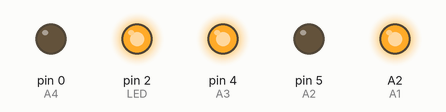
Recording of a sketch running on a simulated Arduino Uno, built with avr-gcc and run on an emulated ATmega328P. Parts: output pins drawn as LEDs (lit = HIGH).

Above: at 0.5 s.
At 3.5 s:
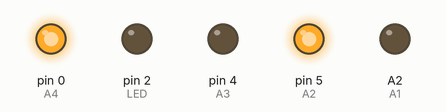
Timing chart, 0 to 4.6 s (numbered marks = the images above):
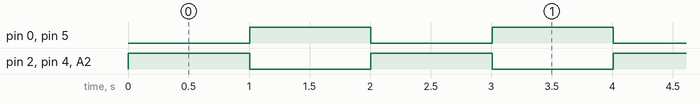

Measured:
- by itself, pin 0 (A4), pin 2 (LED), pin 4 (A3), pin 5 (A2), A2 (A1): alternates HIGH for 1.0 s and LOW for 1.0 s
- by itself, everything shown: repeats every 2.0 s, in 4 steps

The sketch:

core.ino
```cpp
// Mapeamento de Hardware

#define A1 16 // D0 do nodemcu ligado ao Pino 2 da ponte H
#define A2 5  // D1 do nodemcu ligado ao P 7 da ponte
#define A3 4  // D2 do nodemcu ligado ao P 10 da ponte
#define A4 0  // D3 do nodemcu ligado ao P 15

#define LED 2 // Led de indicação
void setup() {

  pinMode(A1, OUTPUT);
  pinMode(A2, OUTPUT);
  pinMode(A3, OUTPUT);
  pinMode(A4, OUTPUT);
  pinMode(LED,OUTPUT);

}
void loop() {
  digitalWrite(A1,0);
  digitalWrite(A2,0);
  digitalWrite(A3,0);
  digitalWrite(A4,0);
  delay(2);
  digitalWrite(A1,1);
  digitalWrite(A2,0);
  digitalWrite(A3,1);
  digitalWrite(A4,0);
  digitalWrite(LED,1);
  delay(1000);
  digitalWrite(A1,0);
  digitalWrite(A2,0);
  digitalWrite(A3,0);
  digitalWrite(A4,0);
  delay(2);
  digitalWrite(A1,0);
  digitalWrite(A2,1);
  digitalWrite(A3,0);
  digitalWrite(A4,1);
  digitalWrite(LED,0);
  delay(1000);

}
```
